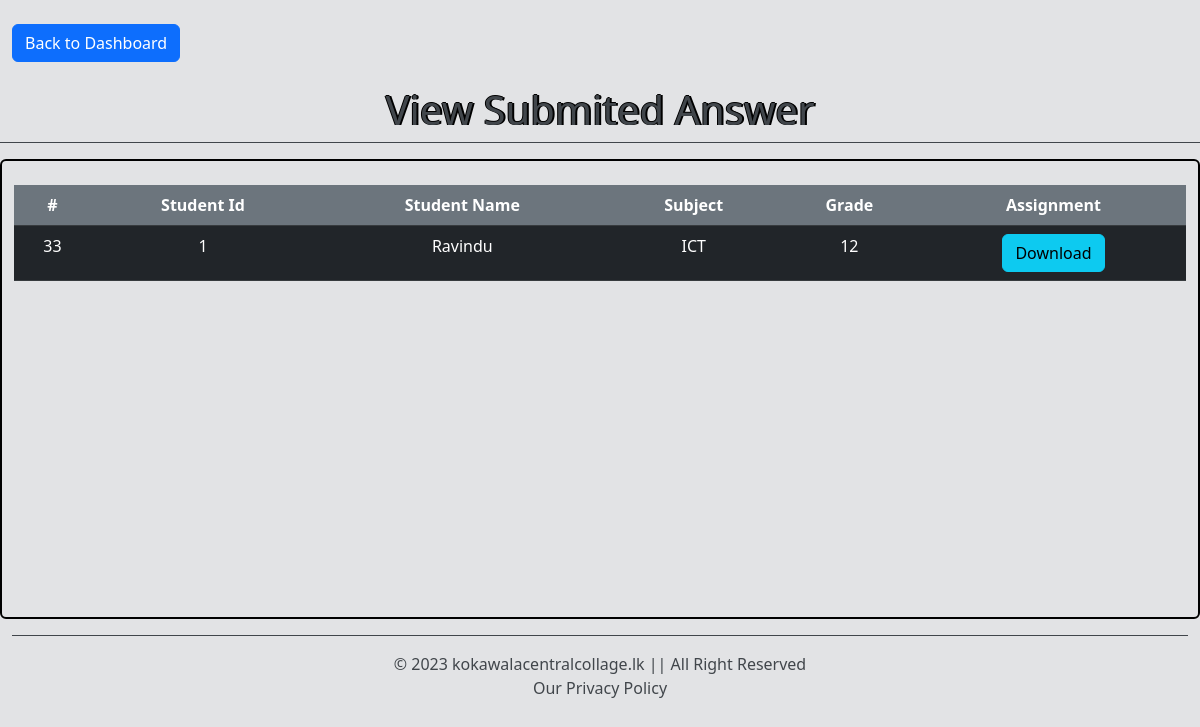
The page /Second_Assignment/viewSubmited_answer.php on the database its author committed.
### tables this page shows
CREATE TABLE IF NOT EXISTS `stu_upload_assignment` (
  `up_id` int NOT NULL AUTO_INCREMENT,
  `stu_id` varchar(50) NOT NULL,
  `name` varchar(50) NOT NULL,
  `subject` varchar(50) NOT NULL,
  `grade` varchar(50) NOT NULL,
  `upl_path` varchar(100) NOT NULL,
  PRIMARY KEY (`up_id`)
);

### Second_Assignment/viewSubmited_answer.php (the view, shortened to what this page needs)
<!DOCTYPE html>
<html>
    <head>
        <link rel="stylesheet" href="bootstrap.css"/>
        <link rel="stylesheet" href="style.css"/>
    </head>
    <body class="list-group-item-secondary">
        <div class="container-fluid">
            <div class="row">
            <div class="col-12">
                    <br/>
                    <button class="btn btn-primary animation" onclick="backtoTDashboard();">Back to Dashboard</button>
                </div>
            </div>
            <div class="row">
                <div class="col-12 mt-4 text-center animation">
                    <h1 style="text-shadow: -1px 0 black, 2px 0 black, 0 -1px black;">View Submited Answer</h1>
                </div>
                <hr class="animation"/>
                <div class="col-12 d1 animation">
                    <div class="row">
                        <div class="col-12">
                            <br/>
                            <table class="table table-responsive table-dark text-center animation">
                                <tr>
                                    <th class="bg-secondary">#</th>
                                    <th class="bg-secondary">Student Id</th>
                                    <th class="bg-secondary">Student Name</th>
                                    <th class="bg-secondary">Subject</th>
                                    <th class="bg-secondary">Grade</th>
                                    <th class="bg-secondary">Assignment</th>
                                </tr>
                                <?php
                                $connection = mysqli_connect("localhost","root","Kh@17052002","student_management_system","3306");
                                $select = "SELECT * FROM `stu_upload_assignment`";
                                $query = mysqli_query($connection,$select);
                                $num = mysqli_num_rows($query);
                                if($num > 0){
                                    while($result = mysqli_fetch_assoc($query)){
                                        ?>
                                        <tr>
                                            <td><?php echo $result["up_id"]; ?></td>
                                            <td><?php echo $result["stu_id"]; ?></td>
                                            <td><?php echo $result["name"]; ?></td>
                                            <td><?php echo $result["subject"]; ?></td>
                                            <td><?php echo $result["grade"]; ?></td>
                                            <td>
                                                <a href="answersheetDownload.php?upl_path=<?php echo $result["upl_path"]; ?>" class="btn btn-info">Download</a>
                                            </td>
                                        </tr>
                                        <?php
                                    }
                                }
                                ?>
                            </table>
                        </div>
                    </div>
                </div>
            </div>
            <div class="row">
                <div class="col-12">
                    <hr class="animation"/>
                </div>
                <p class="animation text-center">&copy; 2023 kokawalacentralcollage.lk || All Right Reserved <br/> <span>Our Privacy Policy</span></p>
            </div>
        </div>
    </body>
</html>

### Second_Assignment/style.css (style rules this page uses)
.animation { opacity: 10%; transform: translateY(30px); animation: moveup 1s linear forwards; }
.d1 { height: 460px; border-style: solid; border-radius: 6px; border-color: black; border-width: 2px; overflow: hidden; overflow: scroll; }

### rows shown on the page
stu_upload_assignment: up_id "33", stu "1", name "Ravindu", subject "ICT", grade "12"
